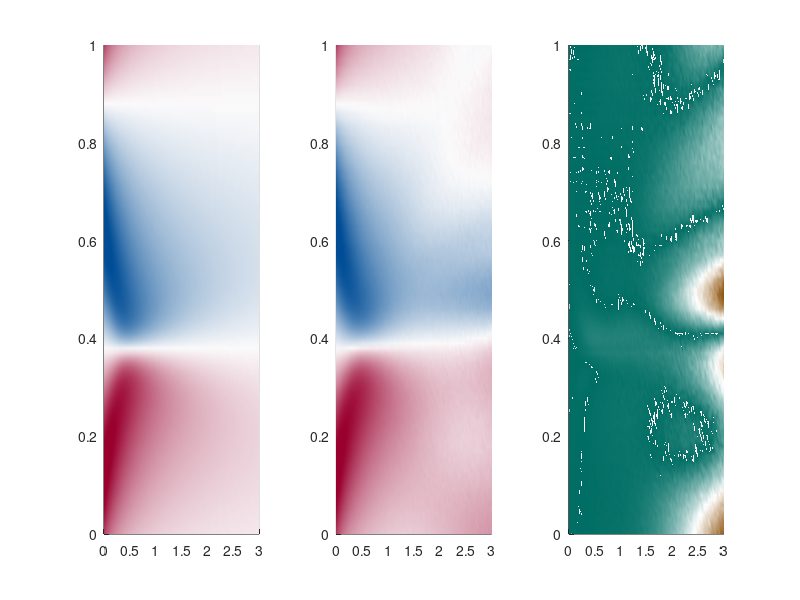

Recreate this plot in MATLAB.
clear all, 
clc
load Map_rebu.mat Map_rebu;
load Map_grye.mat Map_grye;
currentFolder = pwd;
fullPath = fullfile(currentFolder, 'PIDON');
addpath(fullPath)
load extra_test.mat extra_pred extra_true
Y_test = extra_true.';
Y_pred = extra_pred;
[~,N] = size(Y_test)

for k=1:N
Err(:,k) = abs(Y_pred(:,k)-Y_test(:,k))./max(Y_test(:,k));
end

t = 0:0.01:3;
x = 0:0.01:1; 

subplot(1,3,1)
surf(t(1:3:end),x,Y_test);
shading interp
caxis([-0.5 0.5])
view([0,90])
colormap(subplot(1,3,1),Map_rebu);

subplot(1,3,2)
surf(t(1:3:end),x,Y_pred); 
shading interp
caxis([-0.5 0.5])
view([0,90])
colormap(subplot(1,3,2),Map_rebu);

subplot(1,3,3)
surf(t(1:3:end),x,Err);
shading interp
% caxis([0 6])
view([0,90])
colormap(subplot(1,3,3),Map_grye);
